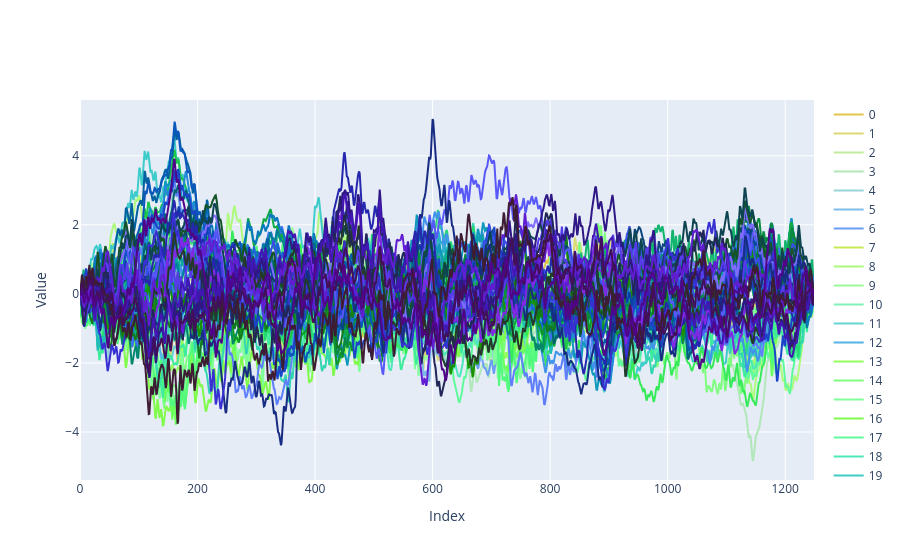

Notebook code for this chart:
### Code cell
plot_window(X_fil[0])

### Figure 1 — Plotly figure (JSON) as saved in the notebook; plotly's stock layout.template omitted (floating-point values rounded to 4 significant figures; data arrays with more than 128 entries replaced by an {"elided": "..."} marker saying what was removed)
{"data": [{"customdata": {"elided": "1250 int values"}, "hovertemplate": "id=0<br>x=%{x}<br>y=%{y}<extra></extra>", "line": {"color": "rgb(227.329134, 197.708436, 74.78217719999999)"}, "mode": "lines", "name": "0", "type": "scatter", "x": {"elided": "1250 int values"}, "y": {"elided": "1250 float values"}}, {"customdata": {"elided": "1250 int values"}, "hovertemplate": "id=1<br>x=%{x}<br>y=%{y}<extra></extra>", "line": {"color": "rgb(218.77603875, 218.1975228, 115.91497770000001)"}, "mode": "lines", "name": "1", "type": "scatter", "x": {"elided": "1250 int values"}, "y": {"elided": "1250 float values"}}, {"customdata": {"elided": "1250 int values"}, "hovertemplate": "id=2<br>x=%{x}<br>y=%{y}<extra></extra>", "line": {"color": "rgb(194.15056635, 234.85629540000002, 155.5825227)"}, "mode": "lines", "name": "2", "type": "scatter", "x": {"elided": "1250 int values"}, "y": {"elided": "1250 float values"}}, {"customdata": {"elided": "1250 int values"}, "hovertemplate": "id=3<br>x=%{x}<br>y=%{y}<extra></extra>", "line": {"color": "rgb(176.98332885000002, 230.70107805, 184.8621327)"}, "mode": "lines", "name": "3", "type": "scatter", "x": {"elided": "1250 int values"}, "y": {"elided": "1250 float values"}}, {"customdata": {"elided": "1250 int values"}, "hovertemplate": "id=4<br>x=%{x}<br>y=%{y}<extra></extra>", "line": {"color": "rgb(153.0164985, 212.911536, 214.1025543)"}, "mode": "lines", "name": "4", "type": "scatter", "x": {"elided": "1250 int values"}, "y": {"elided": "1250 float values"}}, {"customdata": {"elided": "1250 int values"}, "hovertemplate": "id=5<br>x=%{x}<br>y=%{y}<extra></extra>", "line": {"color": "rgb(127.5, 188.24666355, 232.88967675)"}, "mode": "lines", "name": "5", "type": "scatter", "x": {"elided": "1250 int values"}, "y": {"elided": "1250 float values"}}, {"customdata": {"elided": "1250 int values"}, "hovertemplate": "id=6<br>x=%{x}<br>y=%{y}<extra></extra>", "line": {"color": "rgb(106.39120199999999, 157.73567385, 244.35041205)"}, "mode": "lines", "name": "6", "type": "scatter", "x": {"elided": "1250 int values"}, "y": {"elided": "1250 float values"}}, {"customdata": {"elided": "1250 int values"}, "hovertemplate": "id=7<br>x=%{x}<br>y=%{y}<extra></extra>", "line": {"color": "rgb(200.3217423, 233.85266385, 89.31731235)"}, "mode": "lines", "name": "7", "type": "scatter", "x": {"elided": "1250 int values"}, "y": {"elided": "1250 float values"}}, {"customdata": {"elided": "1250 int values"}, "hovertemplate": "id=8<br>x=%{x}<br>y=%{y}<extra></extra>", "line": {"color": "rgb(173.9918754, 249.5313057, 124.32737669999999)"}, "mode": "lines", "name": "8", "type": "scatter", "x": {"elided": "1250 int values"}, "y": {"elided": "1250 float values"}}, {"customdata": {"elided": "1250 int values"}, "hovertemplate": "id=9<br>x=%{x}<br>y=%{y}<extra></extra>", "line": {"color": "rgb(159.0800925, 249.96634590000002, 155.7787452)"}, "mode": "lines", "name": "9", "type": "scatter", "x": {"elided": "1250 int values"}, "y": {"elided": "1250 float values"}}, {"customdata": {"elided": "1250 int values"}, "hovertemplate": "id=10<br>x=%{x}<br>y=%{y}<extra></extra>", "line": {"color": "rgb(127.5, 242.13929685000002, 184.48283295)"}, "mode": "lines", "name": "10", "type": "scatter", "x": {"elided": "1250 int values"}, "y": {"elided": "1250 float values"}}, {"customdata": {"elided": "1250 int values"}, "hovertemplate": "id=11<br>x=%{x}<br>y=%{y}<extra></extra>", "line": {"color": "rgb(101.9835015, 212.911536, 214.1025543)"}, "mode": "lines", "name": "11", "type": "scatter", "x": {"elided": "1250 int values"}, "y": {"elided": "1250 float values"}}, {"customdata": {"elided": "1250 int values"}, "hovertemplate": "id=12<br>x=%{x}<br>y=%{y}<extra></extra>", "line": {"color": "rgb(85.48472865000001, 180.1746054, 229.50130305000002)"}, "mode": "lines", "name": "12", "type": "scatter", "x": {"elided": "1250 int values"}, "y": {"elided": "1250 float values"}}, {"customdata": {"elided": "1250 int values"}, "hovertemplate": "id=13<br>x=%{x}<br>y=%{y}<extra></extra>", "line": {"color": "rgb(149.41339695, 255.0, 93.2028672)"}, "mode": "lines", "name": "13", "type": "scatter", "x": {"elided": "1250 int values"}, "y": {"elided": "1250 float values"}}, {"customdata": {"elided": "1250 int values"}, "hovertemplate": "id=14<br>x=%{x}<br>y=%{y}<extra></extra>", "line": {"color": "rgb(127.5, 252.6860382, 127.6718445)"}, "mode": "lines", "name": "14", "type": "scatter", "x": {"elided": "1250 int values"}, "y": {"elided": "1250 float values"}}, {"customdata": {"elided": "1250 int values"}, "hovertemplate": "id=15<br>x=%{x}<br>y=%{y}<extra></extra>", "line": {"color": "rgb(127.5, 254.96770170000002, 154.02558705)"}, "mode": "lines", "name": "15", "type": "scatter", "x": {"elided": "1250 int values"}, "y": {"elided": "1250 float values"}}, {"customdata": {"elided": "1250 int values"}, "hovertemplate": "id=16<br>x=%{x}<br>y=%{y}<extra></extra>", "line": {"color": "rgb(127.5, 250.3721682, 74.71686405000001)"}, "mode": "lines", "name": "16", "type": "scatter", "x": {"elided": "1250 int values"}, "y": {"elided": "1250 float values"}}, {"customdata": {"elided": "1250 int values"}, "hovertemplate": "id=17<br>x=%{x}<br>y=%{y}<extra></extra>", "line": {"color": "rgb(95.91990750000001, 249.96634590000002, 155.7787452)"}, "mode": "lines", "name": "17", "type": "scatter", "x": {"elided": "1250 int values"}, "y": {"elided": "1250 float values"}}, {"customdata": {"elided": "1250 int values"}, "hovertemplate": "id=18<br>x=%{x}<br>y=%{y}<extra></extra>", "line": {"color": "rgb(78.01667115, 230.70107805, 184.8621327)"}, "mode": "lines", "name": "18", "type": "scatter", "x": {"elided": "1250 int values"}, "y": {"elided": "1250 float values"}}, {"customdata": {"elided": "1250 int values"}, "hovertemplate": "id=19<br>x=%{x}<br>y=%{y}<extra></extra>", "line": {"color": "rgb(61.5104931, 203.8585719, 202.0009326)"}, "mode": "lines", "name": "19", "type": "scatter", "x": {"elided": "1250 int values"}, "y": {"elided": "1250 float values"}}, {"customdata": {"elided": "1250 int values"}, "hovertemplate": "id=20<br>x=%{x}<br>y=%{y}<extra></extra>", "line": {"color": "rgb(105.58660305000001, 255.0, 93.2028672)"}, "mode": "lines", "name": "20", "type": "scatter", "x": {"elided": "1250 int values"}, "y": {"elided": "1250 float values"}}, {"customdata": {"elided": "1250 int values"}, "hovertemplate": "id=21<br>x=%{x}<br>y=%{y}<extra></extra>", "line": {"color": "rgb(81.00812459999999, 249.5313057, 124.32737669999999)"}, "mode": "lines", "name": "21", "type": "scatter", "x": {"elided": "1250 int values"}, "y": {"elided": "1250 float values"}}, {"customdata": {"elided": "1250 int values"}, "hovertemplate": "id=22<br>x=%{x}<br>y=%{y}<extra></extra>", "line": {"color": "rgb(60.84943365, 234.85629540000002, 155.5825227)"}, "mode": "lines", "name": "22", "type": "scatter", "x": {"elided": "1250 int values"}, "y": {"elided": "1250 float values"}}, {"customdata": {"elided": "1250 int values"}, "hovertemplate": "id=23<br>x=%{x}<br>y=%{y}<extra></extra>", "line": {"color": "rgb(50.5819683, 214.20278715, 177.23484555)"}, "mode": "lines", "name": "23", "type": "scatter", "x": {"elided": "1250 int values"}, "y": {"elided": "1250 float values"}}, {"customdata": {"elided": "1250 int values"}, "hovertemplate": "id=24<br>x=%{x}<br>y=%{y}<extra></extra>", "line": {"color": "rgb(54.678257699999996, 233.85266385, 89.31731235)"}, "mode": "lines", "name": "24", "type": "scatter", "x": {"elided": "1250 int values"}, "y": {"elided": "1250 float values"}}, {"customdata": {"elided": "1250 int values"}, "hovertemplate": "id=25<br>x=%{x}<br>y=%{y}<extra></extra>", "line": {"color": "rgb(36.22396125, 218.1975228, 115.91497770000001)"}, "mode": "lines", "name": "25", "type": "scatter", "x": {"elided": "1250 int values"}, "y": {"elided": "1250 float values"}}, {"customdata": {"elided": "1250 int values"}, "hovertemplate": "id=26<br>x=%{x}<br>y=%{y}<extra></extra>", "line": {"color": "rgb(29.484201600000002, 204.20607314999998, 155.3470863)"}, "mode": "lines", "name": "26", "type": "scatter", "x": {"elided": "1250 int values"}, "y": {"elided": "1250 float values"}}, {"customdata": {"elided": "1250 int values"}, "hovertemplate": "id=27<br>x=%{x}<br>y=%{y}<extra></extra>", "line": {"color": "rgb(31.827898949999998, 188.64698295, 183.86795655)"}, "mode": "lines", "name": "27", "type": "scatter", "x": {"elided": "1250 int values"}, "y": {"elided": "1250 float values"}}, {"customdata": {"elided": "1250 int values"}, "hovertemplate": "id=28<br>x=%{x}<br>y=%{y}<extra></extra>", "line": {"color": "rgb(45.35894355, 170.6340201, 210.8318274)"}, "mode": "lines", "name": "28", "type": "scatter", "x": {"elided": "1250 int values"}, "y": {"elided": "1250 float values"}}, {"customdata": {"elided": "1250 int values"}, "hovertemplate": "id=29<br>x=%{x}<br>y=%{y}<extra></extra>", "line": {"color": "rgb(63.758083500000005, 148.29590535, 233.15135519999998)"}, "mode": "lines", "name": "29", "type": "scatter", "x": {"elided": "1250 int values"}, "y": {"elided": "1250 float values"}}, {"customdata": {"elided": "1250 int values"}, "hovertemplate": "id=30<br>x=%{x}<br>y=%{y}<extra></extra>", "line": {"color": "rgb(93.77581649999999, 126.70614929999999, 249.49198215)"}, "mode": "lines", "name": "30", "type": "scatter", "x": {"elided": "1250 int values"}, "y": {"elided": "1250 float values"}}, {"customdata": {"elided": "1250 int values"}, "hovertemplate": "id=31<br>x=%{x}<br>y=%{y}<extra></extra>", "line": {"color": "rgb(27.670866, 197.708436, 74.78217719999999)"}, "mode": "lines", "name": "31", "type": "scatter", "x": {"elided": "1250 int values"}, "y": {"elided": "1250 float values"}}, {"customdata": {"elided": "1250 int values"}, "hovertemplate": "id=32<br>x=%{x}<br>y=%{y}<extra></extra>", "line": {"color": "rgb(17.1249228, 181.375227, 109.83140445000001)"}, "mode": "lines", "name": "32", "type": "scatter", "x": {"elided": "1250 int values"}, "y": {"elided": "1250 float values"}}, {"customdata": {"elided": "1250 int values"}, "hovertemplate": "id=33<br>x=%{x}<br>y=%{y}<extra></extra>", "line": {"color": "rgb(9.796488, 169.08542295, 152.95288365000002)"}, "mode": "lines", "name": "33", "type": "scatter", "x": {"elided": "1250 int values"}, "y": {"elided": "1250 float values"}}, {"customdata": {"elided": "1250 int values"}, "hovertemplate": "id=34<br>x=%{x}<br>y=%{y}<extra></extra>", "line": {"color": "rgb(16.85960295, 151.69816635, 189.4804785)"}, "mode": "lines", "name": "34", "type": "scatter", "x": {"elided": "1250 int values"}, "y": {"elided": "1250 float values"}}, {"customdata": {"elided": "1250 int values"}, "hovertemplate": "id=35<br>x=%{x}<br>y=%{y}<extra></extra>", "line": {"color": "rgb(32.992869, 137.19184875000002, 215.64639060000002)"}, "mode": "lines", "name": "35", "type": "scatter", "x": {"elided": "1250 int values"}, "y": {"elided": "1250 float values"}}, {"customdata": {"elided": "1250 int values"}, "hovertemplate": "id=36<br>x=%{x}<br>y=%{y}<extra></extra>", "line": {"color": "rgb(60.05979555, 113.99729355, 238.81630005)"}, "mode": "lines", "name": "36", "type": "scatter", "x": {"elided": "1250 int values"}, "y": {"elided": "1250 float values"}}, {"customdata": {"elided": "1250 int values"}, "hovertemplate": "id=37<br>x=%{x}<br>y=%{y}<extra></extra>", "line": {"color": "rgb(14.509260300000001, 170.08706295000002, 66.05585535)"}, "mode": "lines", "name": "37", "type": "scatter", "x": {"elided": "1250 int values"}, "y": {"elided": "1250 float values"}}, {"customdata": {"elided": "1250 int values"}, "hovertemplate": "id=38<br>x=%{x}<br>y=%{y}<extra></extra>", "line": {"color": "rgb(3.45487515, 135.0720465, 106.8223509)"}, "mode": "lines", "name": "38", "type": "scatter", "x": {"elided": "1250 int values"}, "y": {"elided": "1250 float values"}}, {"customdata": {"elided": "1250 int values"}, "hovertemplate": "id=39<br>x=%{x}<br>y=%{y}<extra></extra>", "line": {"color": "rgb(0.0, 127.85257829999999, 153.0051459)"}, "mode": "lines", "name": "39", "type": "scatter", "x": {"elided": "1250 int values"}, "y": {"elided": "1250 float values"}}, {"customdata": {"elided": "1250 int values"}, "hovertemplate": "id=40<br>x=%{x}<br>y=%{y}<extra></extra>", "line": {"color": "rgb(8.3977722, 119.6391405, 190.7363688)"}, "mode": "lines", "name": "40", "type": "scatter", "x": {"elided": "1250 int values"}, "y": {"elided": "1250 float values"}}, {"customdata": {"elided": "1250 int values"}, "hovertemplate": "id=41<br>x=%{x}<br>y=%{y}<extra></extra>", "line": {"color": "rgb(24.7665945, 100.1750772, 213.8540415)"}, "mode": "lines", "name": "41", "type": "scatter", "x": {"elided": "1250 int values"}, "y": {"elided": "1250 float values"}}, {"customdata": {"elided": "1250 int values"}, "hovertemplate": "id=42<br>x=%{x}<br>y=%{y}<extra></extra>", "line": {"color": "rgb(15.0566943, 150.86649405, 39.5628165)"}, "mode": "lines", "name": "42", "type": "scatter", "x": {"elided": "1250 int values"}, "y": {"elided": "1250 float values"}}, {"customdata": {"elided": "1250 int values"}, "hovertemplate": "id=43<br>x=%{x}<br>y=%{y}<extra></extra>", "line": {"color": "rgb(9.50744295, 137.3597943, 66.4744863)"}, "mode": "lines", "name": "43", "type": "scatter", "x": {"elided": "1250 int values"}, "y": {"elided": "1250 float values"}}, {"customdata": {"elided": "1250 int values"}, "hovertemplate": "id=44<br>x=%{x}<br>y=%{y}<extra></extra>", "line": {"color": "rgb(1.5057087, 97.6401732, 114.58052445)"}, "mode": "lines", "name": "44", "type": "scatter", "x": {"elided": "1250 int values"}, "y": {"elided": "1250 float values"}}, {"customdata": {"elided": "1250 int values"}, "hovertemplate": "id=45<br>x=%{x}<br>y=%{y}<extra></extra>", "line": {"color": "rgb(1.3695540000000002, 95.76737415, 160.0176663)"}, "mode": "lines", "name": "45", "type": "scatter", "x": {"elided": "1250 int values"}, "y": {"elided": "1250 float values"}}, {"customdata": {"elided": "1250 int values"}, "hovertemplate": "id=46<br>x=%{x}<br>y=%{y}<extra></extra>", "line": {"color": "rgb(11.291004749999999, 88.30993485, 187.71424140000002)"}, "mode": "lines", "name": "46", "type": "scatter", "x": {"elided": "1250 int values"}, "y": {"elided": "1250 float values"}}, {"customdata": {"elided": "1250 int values"}, "hovertemplate": "id=47<br>x=%{x}<br>y=%{y}<extra></extra>", "line": {"color": "rgb(25.136946299999998, 144.537417, 0.0)"}, "mode": "lines", "name": "47", "type": "scatter", "x": {"elided": "1250 int values"}, "y": {"elided": "1250 float values"}}, {"customdata": {"elided": "1250 int values"}, "hovertemplate": "id=48<br>x=%{x}<br>y=%{y}<extra></extra>", "line": {"color": "rgb(18.8663484, 121.91992934999999, 30.3785478)"}, "mode": "lines", "name": "48", "type": "scatter", "x": {"elided": "1250 int values"}, "y": {"elided": "1250 float values"}}, {"customdata": {"elided": "1250 int values"}, "hovertemplate": "id=49<br>x=%{x}<br>y=%{y}<extra></extra>", "line": {"color": "rgb(10.5119466, 68.1807831, 123.64700864999999)"}, "mode": "lines", "name": "49", "type": "scatter", "x": {"elided": "1250 int values"}, "y": {"elided": "1250 float values"}}, {"customdata": {"elided": "1250 int values"}, "hovertemplate": "id=50<br>x=%{x}<br>y=%{y}<extra></extra>", "line": {"color": "rgb(14.38339485, 63.3262869, 168.91404765000001)"}, "mode": "lines", "name": "50", "type": "scatter", "x": {"elided": "1250 int values"}, "y": {"elided": "1250 float values"}}, {"customdata": {"elided": "1250 int values"}, "hovertemplate": "id=51<br>x=%{x}<br>y=%{y}<extra></extra>", "line": {"color": "rgb(26.9194524, 68.75060865, 201.43833375)"}, "mode": "lines", "name": "51", "type": "scatter", "x": {"elided": "1250 int values"}, "y": {"elided": "1250 float values"}}, {"customdata": {"elided": "1250 int values"}, "hovertemplate": "id=52<br>x=%{x}<br>y=%{y}<extra></extra>", "line": {"color": "rgb(55.16782455, 77.90285444999999, 230.90114085)"}, "mode": "lines", "name": "52", "type": "scatter", "x": {"elided": "1250 int values"}, "y": {"elided": "1250 float values"}}, {"customdata": {"elided": "1250 int values"}, "hovertemplate": "id=53<br>x=%{x}<br>y=%{y}<extra></extra>", "line": {"color": "rgb(88.33278539999999, 88.23448545, 248.14449330000002)"}, "mode": "lines", "name": "53", "type": "scatter", "x": {"elided": "1250 int values"}, "y": {"elided": "1250 float values"}}, {"customdata": {"elided": "1250 int values"}, "hovertemplate": "id=54<br>x=%{x}<br>y=%{y}<extra></extra>", "line": {"color": "rgb(127.5, 106.7953872, 255.0)"}, "mode": "lines", "name": "54", "type": "scatter", "x": {"elided": "1250 int values"}, "y": {"elided": "1250 float values"}}, {"customdata": {"elided": "1250 int values"}, "hovertemplate": "id=55<br>x=%{x}<br>y=%{y}<extra></extra>", "line": {"color": "rgb(20.99064885, 82.52890124999999, 41.0150925)"}, "mode": "lines", "name": "55", "type": "scatter", "x": {"elided": "1250 int values"}, "y": {"elided": "1250 float values"}}, {"customdata": {"elided": "1250 int values"}, "hovertemplate": "id=56<br>x=%{x}<br>y=%{y}<extra></extra>", "line": {"color": "rgb(13.9968888, 68.3408976, 82.22630294999999)"}, "mode": "lines", "name": "56", "type": "scatter", "x": {"elided": "1250 int values"}, "y": {"elided": "1250 float values"}}, {"customdata": {"elided": "1250 int values"}, "hovertemplate": "id=57<br>x=%{x}<br>y=%{y}<extra></extra>", "line": {"color": "rgb(23.40927795, 44.4774468, 130.41089895)"}, "mode": "lines", "name": "57", "type": "scatter", "x": {"elided": "1250 int values"}, "y": {"elided": "1250 float values"}}, {"customdata": {"elided": "1250 int values"}, "hovertemplate": "id=58<br>x=%{x}<br>y=%{y}<extra></extra>", "line": {"color": "rgb(37.729817849999996, 39.019003500000004, 174.99761325)"}, "mode": "lines", "name": "58", "type": "scatter", "x": {"elided": "1250 int values"}, "y": {"elided": "1250 float values"}}, {"customdata": {"elided": "1250 int values"}, "hovertemplate": "id=59<br>x=%{x}<br>y=%{y}<extra></extra>", "line": {"color": "rgb(56.48887755, 47.5231413, 209.8375365)"}, "mode": "lines", "name": "59", "type": "scatter", "x": {"elided": "1250 int values"}, "y": {"elided": "1250 float values"}}, {"customdata": {"elided": "1250 int values"}, "hovertemplate": "id=60<br>x=%{x}<br>y=%{y}<extra></extra>", "line": {"color": "rgb(87.05358299999999, 57.9210927, 234.13268955)"}, "mode": "lines", "name": "60", "type": "scatter", "x": {"elided": "1250 int values"}, "y": {"elided": "1250 float values"}}, {"customdata": {"elided": "1250 int values"}, "hovertemplate": "id=61<br>x=%{x}<br>y=%{y}<extra></extra>", "line": {"color": "rgb(127.5, 40.47761115, 227.08090425)"}, "mode": "lines", "name": "61", "type": "scatter", "x": {"elided": "1250 int values"}, "y": {"elided": "1250 float values"}}, {"customdata": {"elided": "1250 int values"}, "hovertemplate": "id=62<br>x=%{x}<br>y=%{y}<extra></extra>", "line": {"color": "rgb(35.5088112, 56.9128176, 44.076461849999994)"}, "mode": "lines", "name": "62", "type": "scatter", "x": {"elided": "1250 int values"}, "y": {"elided": "1250 float values"}}, {"customdata": {"elided": "1250 int values"}, "hovertemplate": "id=63<br>x=%{x}<br>y=%{y}<extra></extra>", "line": {"color": "rgb(34.28718015, 38.84175555, 86.83158)"}, "mode": "lines", "name": "63", "type": "scatter", "x": {"elided": "1250 int values"}, "y": {"elided": "1250 float values"}}, {"customdata": {"elided": "1250 int values"}, "hovertemplate": "id=64<br>x=%{x}<br>y=%{y}<extra></extra>", "line": {"color": "rgb(47.375200500000005, 23.37756615, 133.8124791)"}, "mode": "lines", "name": "64", "type": "scatter", "x": {"elided": "1250 int values"}, "y": {"elided": "1250 float values"}}, {"customdata": {"elided": "1250 int values"}, "hovertemplate": "id=65<br>x=%{x}<br>y=%{y}<extra></extra>", "line": {"color": "rgb(65.2621245, 22.1438736, 178.96173615)"}, "mode": "lines", "name": "65", "type": "scatter", "x": {"elided": "1250 int values"}, "y": {"elided": "1250 float values"}}, {"customdata": {"elided": "1250 int values"}, "hovertemplate": "id=66<br>x=%{x}<br>y=%{y}<extra></extra>", "line": {"color": "rgb(95.68253055, 29.3466291, 209.6282172)"}, "mode": "lines", "name": "66", "type": "scatter", "x": {"elided": "1250 int values"}, "y": {"elided": "1250 float values"}}, {"customdata": {"elided": "1250 int values"}, "hovertemplate": "id=67<br>x=%{x}<br>y=%{y}<extra></extra>", "line": {"color": "rgb(62.214463949999995, 28.2072993, 52.4102367)"}, "mode": "lines", "name": "67", "type": "scatter", "x": {"elided": "1250 int values"}, "y": {"elided": "1250 float values"}}, {"customdata": {"elided": "1250 int values"}, "hovertemplate": "id=68<br>x=%{x}<br>y=%{y}<extra></extra>", "line": {"color": "rgb(66.63243585, 14.8433052, 90.4685736)"}, "mode": "lines", "name": "68", "type": "scatter", "x": {"elided": "1250 int values"}, "y": {"elided": "1250 float values"}}, {"customdata": {"elided": "1250 int values"}, "hovertemplate": "id=69<br>x=%{x}<br>y=%{y}<extra></extra>", "line": {"color": "rgb(80.25897795, 5.0651262, 137.3841213)"}, "mode": "lines", "name": "69", "type": "scatter", "x": {"elided": "1250 int values"}, "y": {"elided": "1250 float values"}}], "layout": {"xaxis": {"title": {"text": "Index"}}, "yaxis": {"title": {"text": "Value"}}}}
